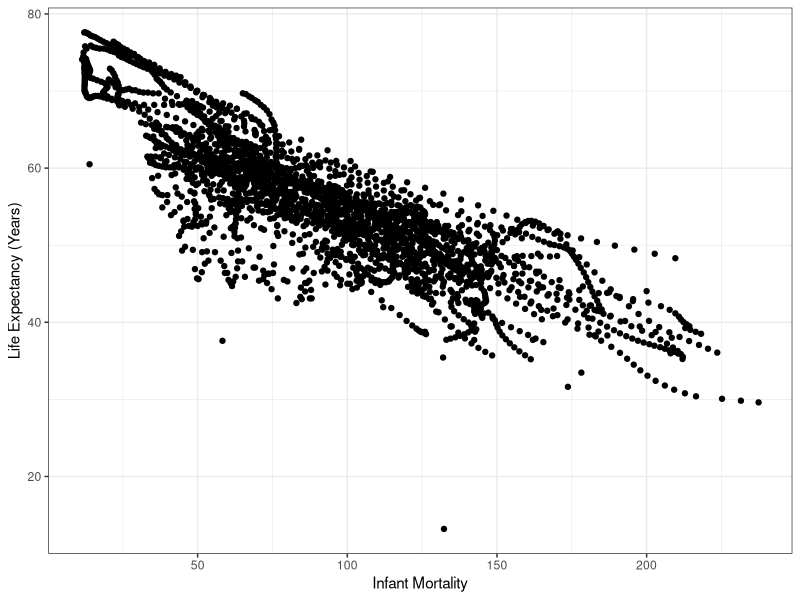
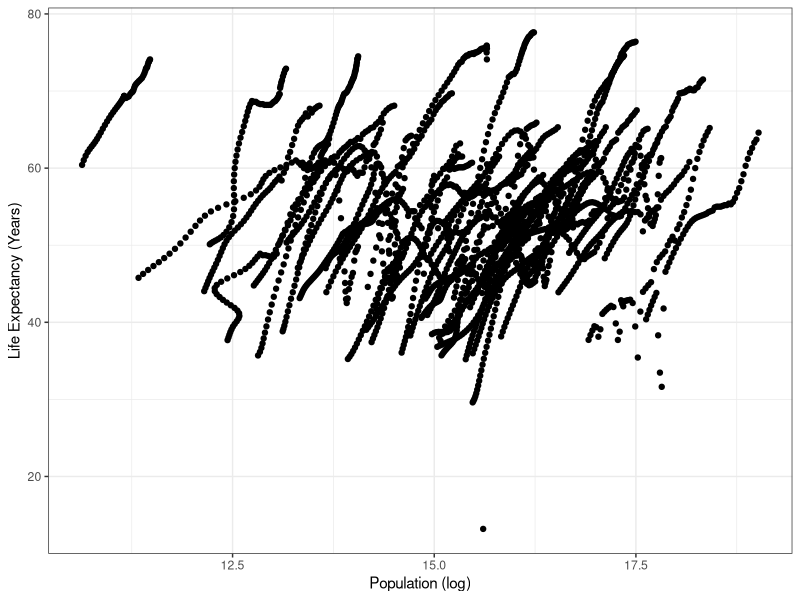
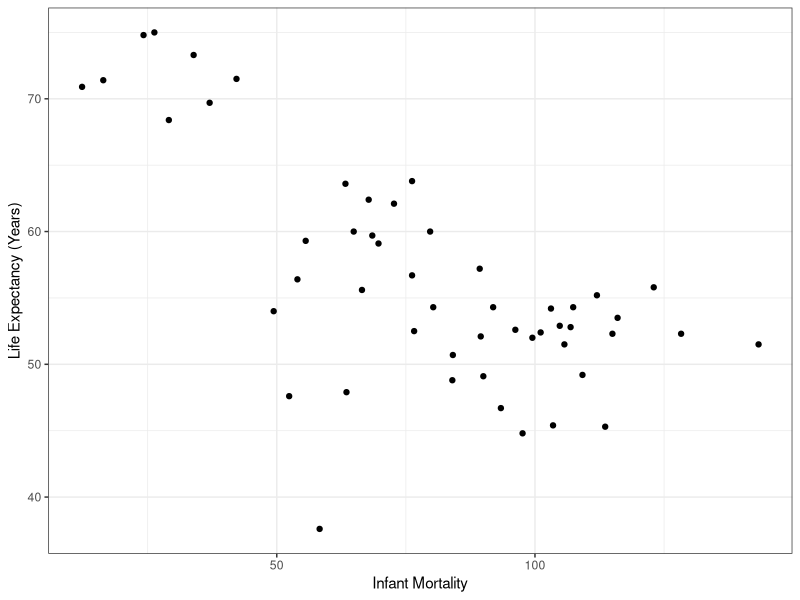
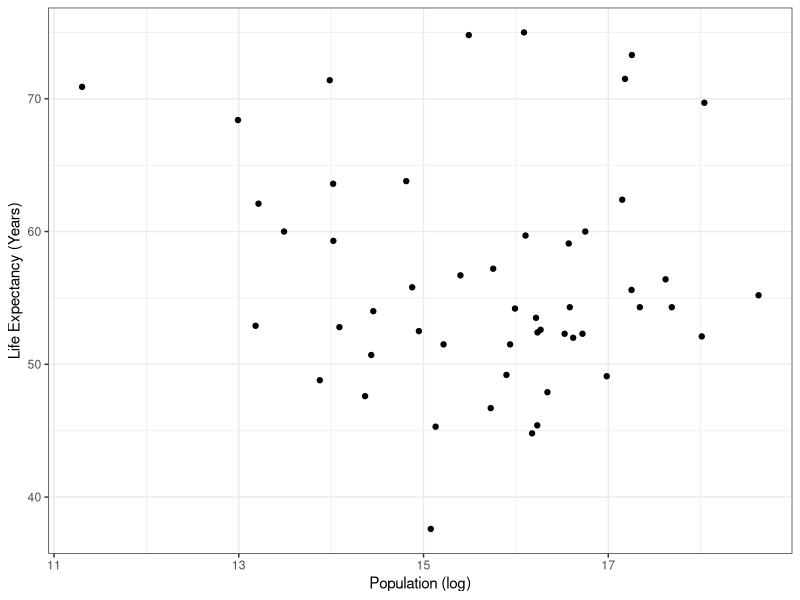
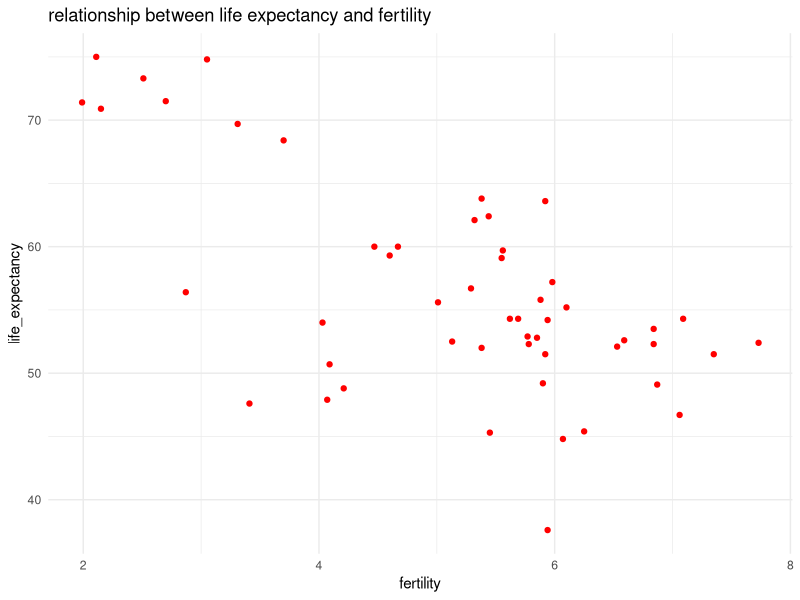
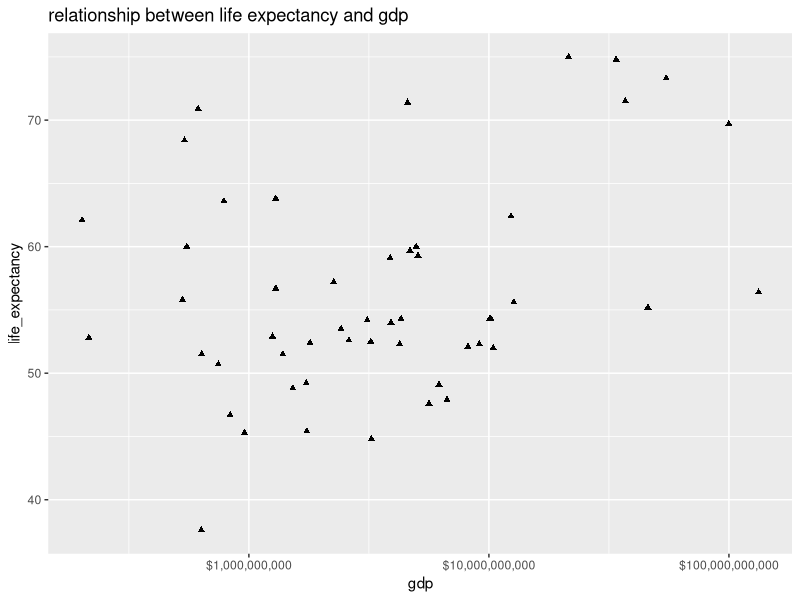

The R script that drew these images, in order:
## ---- chunk 1
#install and load required packages
library(tidyverse)
## ---- chunk 2
#install and load required packages
library(dslabs)
#find gapminder data to be used for exercise
#help(gapminder)
## ---- chunk 3
str(gapminder) #get an overview of the data structure
## ---- chunk 4
summary(gapminder) #get a summary of the data
## ---- chunk 5
class(gapminder) #determine the type of object gapminer is 
## ---- chunk 6
#save all data to "data"
data = gapminder

# subset based on Continent == Africa
africaData = data[ which(data$continent=="Africa"), ]

str(africaData) #get an overview of the data structure
## ---- chunk 7
summary(africaData) #get a summary of the data
## ---- chunk 8
##did you mean to do below instead of get a summary of gapminder?
summary(data)
## ---- chunk 9
#Subset Africa infant mortality and life expectancy
infantM_LifeE = africaData[c("infant_mortality", "life_expectancy")]

str(infantM_LifeE) #get an overview of the data structure
## ---- chunk 10
### using select function to extract a data frame only include infant mortality and life expectancy
infantM_LifeE2=select(africaData, infant_mortality,life_expectancy)
###get an overview of the data structure
str(infantM_LifeE2)
###get a summary of the data
summary(infantM_LifeE2)
## ---- chunk 11
summary(infantM_LifeE)#get a summary of the data
## ---- chunk 12
# Plot life expectancy as a function of infant mortality 
ggplot(infantM_LifeE, aes(x=infant_mortality, y=life_expectancy)) + geom_point()+xlab("Infant Mortality")+ ylab("Life Expectancy (Years)")+
  theme_bw()

## ---- chunk 13
#Subset Africa population and life expectancy
pop_LifeE = africaData[c("population", "life_expectancy")]
str(pop_LifeE) #get an overview of the data structure

## ---- chunk 14
summary(pop_LifeE) #get a summary of the data
## ---- chunk 15
# Plot life expectancy as a function of population
ggplot(pop_LifeE, aes(x=log(population), y=life_expectancy)) + geom_point() +xlab("Population (log)")+ ylab("Life Expectancy (Years)")+
  theme_bw()

## ---- chunk 16
# determine the years with missing values for NA
infantNA  = (africaData[is.na(africaData$infant_mortality), ]  )
table(infantNA$year)
## ---- chunk 17
#using filter and count functions
infantNA2=africaData%>%
  filter(is.na(infant_mortality))%>%
  count(year)
infantNA2
## ---- chunk 18
# subset year 2000
y_2000 = africaData[ which(africaData$year=="2000"), ]
summary(y_2000) #get a summary of the data
## ---- chunk 19
# Plot life expectancy as a function of infant mortality 
ggplot(y_2000, aes(x=infant_mortality, y=life_expectancy)) + geom_point() +xlab("Infant Mortality")+ ylab("Life Expectancy (Years)")+
  theme_bw()
## ---- chunk 20
# Plot life expectancy as a function of infant mortality 

ggplot(y_2000, aes(x=log(population), y=life_expectancy)) + geom_point() +xlab("Population (log)")+ ylab("Life Expectancy (Years)")+
  theme_bw()
## ---- chunk 21
###plot life expectancy as a function of fertility
y_2000%>%
  ggplot(aes(x=fertility,y=life_expectancy))+
  geom_point(color="red")+
  labs(x="fertility",y="life_expectancy", title="relationship between life expectancy and fertility")+
  theme_minimal()
###plot life expectancy as a function of gdp
y_2000%>%
  ggplot(aes(x=gdp,y=life_expectancy))+
  geom_point(shape="triangle")+
  labs(x="gdp",y="life_expectancy", title="relationship between life expectancy and gdp")+
  scale_x_log10(labels=scales::dollar_format())
## ---- chunk 22

fit1 = lm(life_expectancy~infant_mortality, data=y_2000)
fit1_table = broom::tidy(fit1)
print(fit1_table)
## ---- chunk 23
fit2 = lm(life_expectancy~population, data=y_2000)
fit2_table = broom::tidy(fit2)
print(fit2_table)
## ---- chunk 24
###linear model to predict life expectancy using fertility
lm1=lm(life_expectancy~fertility, data=y_2000)
table1=broom::tidy(lm1)%>%
  knitr::kable(digits=3)
###linear model to predict life expectancy using gdp
lm2=lm(life_expectancy~gdp,data=y_2000)
table2=broom::tidy(lm2)%>%
  knitr::kable(digits=3)
table1
table2
